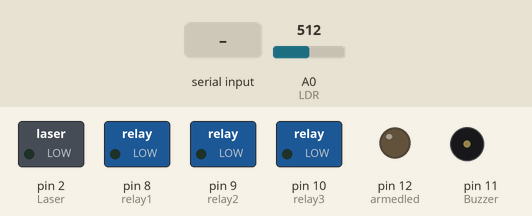
Recording of a sketch running on a simulated Arduino Uno, built with avr-gcc and run on an emulated ATmega328P. Shown: switched loads named in the sketch (green lamp = pin HIGH), output pins drawn as LEDs (lit = HIGH), buzzer (waves = sounding, pin HIGH). The test bench sets the inputs (shaded band); at power-on: A0 (LDR) = 512. What the sketch prints to the serial monitor is not drawn.

Above: at 1.2 s.
1.3 s: "1" received over Serial
At 2.5 s:
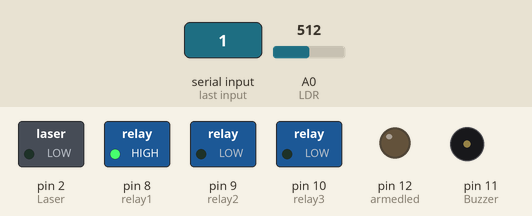
2.8 s: "2" received over Serial
At 3.7 s:
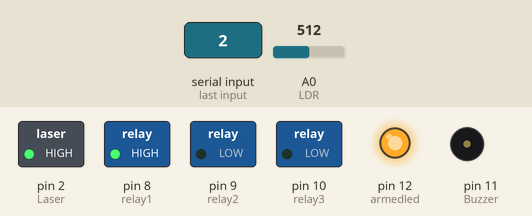
4.3 s: "4" received over Serial
At 4.8 s:
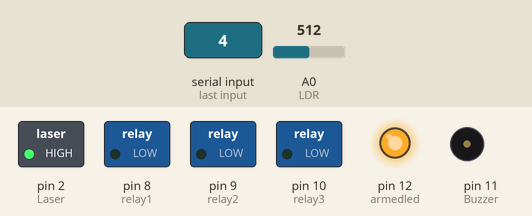
5.8 s: "5" received over Serial
At 7.0 s:
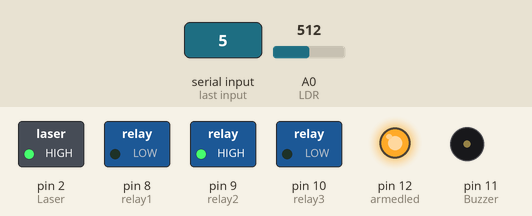
7.3 s: "3" received over Serial
At 8.3 s:
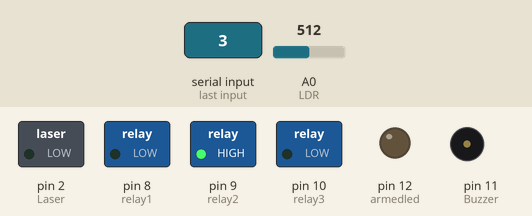
8.8 s: "7" received over Serial
At 9.4 s:
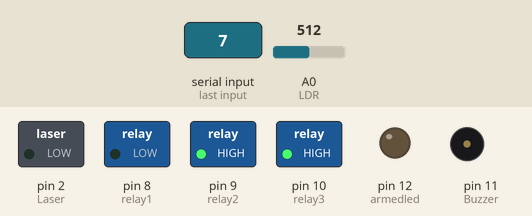
Timing chart, 0 to 11.3 s (numbered marks = the images above; inputs shaded):
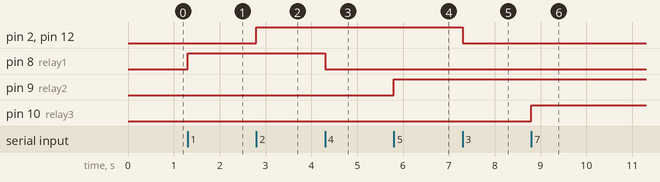

The sketch:

Base.ino
```cpp
#define relay1 8
#define relay2 9
#define relay3 10
#define LDR A0
#define Buzzer 11
#define Laser 2
#define RX A2
#define TX A3
#define LDRtrigger 100
#define delaytime 5000
#define armedled 12
int Buffer = 0;
int LDRvalue = 0;
byte arm = 0;
void setup()
{
  Serial.begin(115200);
  pinMode(LDR, INPUT);
  pinMode(relay1, OUTPUT);
  pinMode(relay2, OUTPUT);
  pinMode(relay3, OUTPUT);
  pinMode(Buzzer, OUTPUT);
  pinMode(Laser, OUTPUT);
  pinMode(armedled, OUTPUT);
}

void loop()
{
  Buffer = Serial.read();
  switch (Buffer) {
    case '1':
      digitalWrite(relay1, HIGH);
      //Serial.println("relay1=on");
      Serial.print("5");
      break;
    case '2':
      //Serial.println("Armed");
      arm = 1;
      digitalWrite(armedled, HIGH);
      digitalWrite(Laser, HIGH);
      Serial.print("1");
      break;
    case '3':
      //Serial.println("Unarmed");
      arm = 0;
      digitalWrite(armedled, LOW);
      digitalWrite(Laser, LOW);
      Serial.print("2");
      break;
    case '4':
      digitalWrite(relay1, LOW);
      //Serial.println("relay1=off");
      Serial.print("6");
      break;
    case '5':
      digitalWrite(relay2, HIGH);
      //Serial.println("relay2=on");
      break;
    case '6':
      digitalWrite(relay2, LOW);
      //Serial.println("relay2=off");
      break;
    case '7':
      digitalWrite(relay3, HIGH);
      //Serial.println("relay3=on");
      break;
    case '8':
      digitalWrite(relay3, LOW);
      //Serial.println("relay3=off");
      break;
  }
  LDRvalue = analogRead(LDR);
  if (LDRvalue == LDRtrigger && arm == 1)
  {
    digitalWrite(Buzzer, HIGH);
    //Serial.println("ALARM!!!");
    Serial.print("3");
    delay(delaytime);
    digitalWrite(Buzzer, LOW);
  }
}
```

Measured:
- after the input at 1.3 s, pin 8 (relay1): LOW → HIGH at once
- after the input at 2.8 s, pin 2 (Laser), pin 12 (armedled): LOW → HIGH at once
- after the input at 4.3 s, pin 8 (relay1): HIGH → LOW at once
- after the input at 5.8 s, pin 9 (relay2): LOW → HIGH at once
- after the input at 7.3 s, pin 2 (Laser), pin 12 (armedled): HIGH → LOW at once
- after the input at 8.8 s, pin 10 (relay3): LOW → HIGH at once
